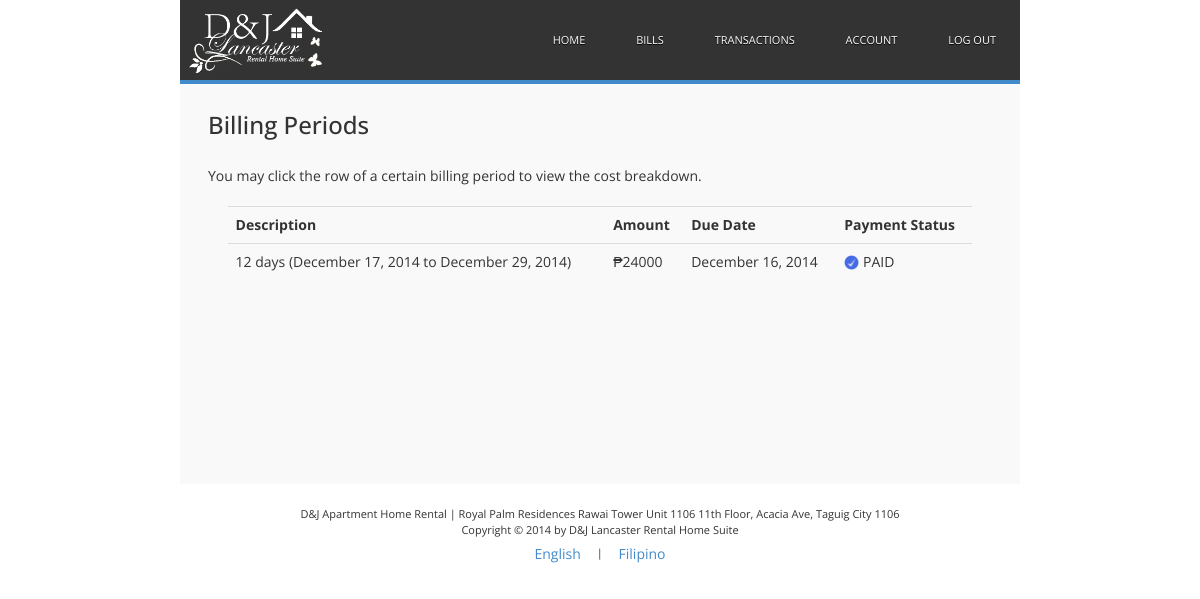
Page /tenant/dashboard/bills (signed in) on the committed database.
### tables this page shows
CREATE TABLE `tbl_tenant` (
  `id` int(11) NOT NULL AUTO_INCREMENT,
  `user_id` int(11) DEFAULT NULL,
  `fname` varchar(256) NOT NULL,
  `lname` varchar(256) NOT NULL,
  `email` varchar(256) NOT NULL,
  `phone` varchar(256) NOT NULL,
  `start_date` date NOT NULL,
  `end_date` date NOT NULL,
  `rent_type` enum('occupied','reserved') NOT NULL,
  `rent_term` enum('short','long') NOT NULL,
  `rent_fee` float NOT NULL,
  `token` varchar(256) NOT NULL,
  `is_verified` tinyint(1) NOT NULL DEFAULT '0',
  `is_expired` tinyint(1) NOT NULL DEFAULT '0',
  `is_registered` tinyint(1) NOT NULL DEFAULT '0',
  `is_active` tinyint(1) NOT NULL DEFAULT '0',
  `is_reserved` tinyint(1) NOT NULL DEFAULT '0',
  PRIMARY KEY (`id`)
);

CREATE TABLE `tbl_bills` (
  `id` int(11) NOT NULL AUTO_INCREMENT,
  `tenant_id` int(11) NOT NULL,
  `transaction_id` int(11) DEFAULT NULL,
  `amount` float NOT NULL,
  `description` varchar(512) NOT NULL,
  `payment_status` enum('paid','unpaid','cancelled') NOT NULL DEFAULT 'unpaid',
  `billing_type` enum('rent','housekeeping','verification') NOT NULL,
  `due_date` date DEFAULT NULL,
  PRIMARY KEY (`id`)
);

### tenant/classes/Login.php (called while the page is built, shortened)
<?php
class Login
{
    private $db_connection = null;
    private $user_is_logged_in = false;
    private $user_is_verified = false;
    public function __construct()
    {
        if ($_GET["action"] == "logout") {
            $this->doLogout();
        } elseif ( isset($_SESSION['tenant_email']) && ($_SESSION['tenant_logged_in'] == 1) ) {
            $this->loginWithSessionData();
        } elseif (isset($_POST["login"])) {
            $this->loginWithPostData($_POST['user_email'], $_POST['user_password']);
        }
    }
    private function databaseConnection()
    {
        if ($this->db_connection != null) {
            return true;
        } else {
            try {
                $this->db_connection = new PDO('mysql:host='. DB_HOST .';dbname='. DB_NAME . ';charset=utf8', DB_USER, DB_PASS);
                return true;
            } catch (PDOException $e) {
                $this->errors[] = MESSAGE_DATABASE_ERROR . $e->getMessage();
            }
        }
        return false;
    }
    private function loginWithSessionData()
    {
        $this->user_id = $_SESSION['tenant_user_id'];
		$this->user_is_verified = $_SESSION['tenant_verified'];
        $this->user_is_logged_in = true;
        if ($this->databaseConnection()) {
            $query_verified = $this->db_connection->prepare("SELECT is_verified FROM tbl_tenant t WHERE user_id = :user_id");
            $query_verified->bindValue(':user_id', $this->user_id, PDO::PARAM_INT);
            $query_verified->execute();
            $result_row = $query_verified->fetchObject();
            $this->user_is_verified = $result_row->is_verified;
        } else {
            $this->doLogout();
        }
    }
    public function isUserLoggedIn()
    {
        return $this->user_is_logged_in;
    }
    public function isUserVerified()
    {
        return $this->user_is_verified;
    }
}
?>

### tenant/classes/Billing.php (called while the page is built, shortened)
<?php
class Billing
{
    private $db_connection = null;
    private $user_id = null;
    public function __construct()
    {
        if ($_SESSION['tenant_user_id']) {
            $this->user_id = $_SESSION['tenant_user_id'];
        }
    }
    private function databaseConnection()
    {
        if ($this->db_connection != null) {
            return true;
        } else {
            try {
                $this->db_connection = new PDO('mysql:host='. DB_HOST .';dbname='. DB_NAME . ';charset=utf8', DB_USER, DB_PASS);
                return true;
            } catch (PDOException $e) {
                $this->errors[] = MESSAGE_DATABASE_ERROR . $e->getMessage();
            }
        }
        return false;
    }
    public function getBillingPeriods()
    {
        if ($this->databaseConnection()) {
            $query_tenant = $this->db_connection->prepare("SELECT id FROM tbl_tenant WHERE user_id = :user_id");
            $query_tenant->bindValue(':user_id', $this->user_id, PDO::PARAM_INT);
            $query_tenant->execute();
            $result_row = $query_tenant->fetchObject();
            if (isset($result_row->id)) {
                $tenant_id = $result_row->id;
                $query_transactions = $this->db_connection->prepare("SELECT * FROM tbl_bills WHERE tenant_id = :tenant_id AND payment_status NOT LIKE 'cancelled' ORDER BY id ASC");
                $query_transactions->bindValue(':tenant_id', $tenant_id, PDO::PARAM_INT);
                $query_transactions->execute();
                $result_row = $query_transactions->fetchAll();
            }
        }
        return $result_row;
    }
}
?>

### tenant/views/bills.php (the view, shortened to what this page needs)
    <link rel="stylesheet" href=<?php echo LNK_ROOT . "/tenant/css/billing-style.css";?> />
    <link rel="stylesheet" href=<?php echo LNK_ROOT . "/tenant/css/menu-style.css";?> />
    <link rel="stylesheet" href=<?php echo LNK_SLIDEBAR_CSS; ?> />
    <?php
        include("includes/payBills.php");
        require_once("classes/Billing.php");
        $billing = new Billing();
        $data = $billing->getBillingPeriods();
        $count = count($data);
        $billing_table = "<table id='billing-table' class='table table-hover'>";
        $billing_table_headers = "<tr><th>Description</th><th>Amount</th><th>Due Date</th><th>Payment Status</th></tr>";
        $billing_table .= $billing_table_headers;
        $billing_form = "<form role='form' method='POST'>";
        $billing_table .= $billing_form;
        for ($i = 0; $i < $count; $i++) {
            $billing_id = $data[$i]['id'];
            $billing_description = $data[$i]['description'];
            $billing_amount = $data[$i]['amount'];
            $billing_status = strtoupper($data[$i]['payment_status']);
            $billing_due = date("F d, Y", strtotime($data[$i]['due_date']));
            if (!strcasecmp($billing_status, "Paid")) {
                $row = "<tr class='billing-row' data-id='$billing_id'>
                            <td>$billing_description</td>
                            <td>&#8369;$billing_amount</td>
                            <td>$billing_due</td>
                            <td><img src=" . LNK_ROOT . "/tenant/images/check-icon.gif width='15' height='15' style='margin-top: -3px' /> <span>$billing_status</span></td>
                        </tr>";
            }
            $billing_table .= $row;
            if (!strcasecmp($billing_status, "Paid")) {
                $row = "<div class='billing-row-mobile billing-row' data-id='$billing_id'>
                            <p><strong>Description:</strong> $billing_description</p>
                            <p><strong>Amount:</strong> &#8369;$billing_amount</p>
                            <p><strong>Due Date:</strong> $billing_due</p>
                            <p><strong>Payment Status:</strong> <img src=" . LNK_ROOT . "/tenant/images/check-icon.gif width='15' height='15' style='margin-top: -3px' /> <span>$billing_status</span></p>
                        </div>";
            }
        }
        $billing_table .= "</form></table>";
    ?>
</head>
<body>
    <div class="container">
		<div id="sb-site">
			<div class="header header-logged">
				<a id="icon" href=<?php echo LNK_ROOT . "/tenant/dashboard";?> ><span><img class="icon icon-logged" src=<?php echo LNK_ROOT . "/tenant/images/dnj_logo_tenant.png";?> /></span></a>
				<?php include "views/nav.php"; ?>
			</div>
			<div class="content content-logged">
				<div class="main-content">
					<div id="page-title-div">
						<h3>
							<?php echo WORD_BILLING_TITLE;?>
						</h3>
					</div>
					<p><?php echo WORD_BILLING_CONTENT;?></p>
					<br />
					<div id="billing-div">
						<?php
							echo $billing_table;
						?>
					</div>
				</div>
			</div>
			<div class="footer footer-logged">
				<div class="text-center">
					D&amp;J Apartment Home Rental | Royal Palm Residences Rawai Tower Unit 1106 11th Floor, Acacia Ave, Taguig City 1106
				</div>
				<div class="text-center">
					Copyright &copy; 2014 by D&amp;J Lancaster Rental Home Suite
				</div>
				<div class="text-center">
					<form method="POST">
						<button href="#" class="btn btn-link btn-lang-toggle" name="lang" value="en">English</button> | <button href="#" class="btn btn-link btn-lang-toggle" name="lang" value="tl">Filipino</button>
					</form>
				</div>
			</div>
		</div>
    </div>

### tenant/index.php (shortened to what this page needs)
<?php
    require_once("libraries/PHPMailer.php");
    require_once("classes/Login.php");
?>
<!DOCTYPE html PUBLIC "-//W3C//DTD XHTML 1.0 Transitional//EN" "http://www.w3.org/TR/xhtml1/DTD/xhtml1-transitional.dtd">
<html xmlns="http://www.w3.org/1999/xhtml">
<head>
    <link type="text/css" rel="stylesheet" href=<?php echo LNK_BOOTSTRAP_CSS; ?> />
    <link type="text/css" rel="stylesheet" href=<?php echo LNK_JQUERY_UI_CSS; ?> />
    <link type="text/css" rel="stylesheet" href=<?php echo LNK_SCROLLBAR_CSS; ?> />
    <link type="text/css" rel="stylesheet" href=<?php echo LNK_ROOT . "/tenant/css/main.css"; ?> />
<?php
    $login = new Login();;
    if ($login->isUserLoggedIn() == 1) {
        if ($login->isUserVerified() == 1) {
            if (isset($_GET['action'])) {
                $action = $_GET['action'];
                if ($action == "home") {
                    include("views/home.php");
                } elseif ($action == "account") {
                    include("views/account.php");
                } elseif ($action == "transactions") {
                    include("views/transactions.php");
                } elseif ($action == "bills") {
                    include("views/bills.php");
                }
            } else {
                header('Location: ' . LNK_ROOT . '/tenant/dashboard/home');
                exit();
            }
        } else {
            include("views/initial-payment.php");
        }
    } else {
        include("views/login.php");
    }
?>
</body>
</html>

### tenant/views/nav.php
<div id="menu">
    <ul>
        <li><a href=<?php echo LNK_ROOT . "/tenant/dashboard/home";?> ><span>Home</span></a></li>
        <li><a href=<?php echo LNK_ROOT . "/tenant/dashboard/bills";?> ><span>Bills</span></a></li>
        <li><a href=<?php echo LNK_ROOT . "/tenant/dashboard/transactions";?> ><span>Transactions</span></a></li>
        <li><a href=<?php echo LNK_ROOT . "/tenant/dashboard/account";?> ><span>Account</span></a></li>
        <li class="last"><a href=<?php echo LNK_ROOT . "/tenant/dashboard/logout";?> ><span>Log Out</span></a></li>
    </ul>
</div>

### tenant/css/main.css (style rules this page uses)
html body { font-family: "Open Sans", sans-serif; padding:0; margin:0; }
h1, h2, h3, h4, h5, h6, p { padding: 0; margin: 0; }
.container { width: 70%; margin: 0 auto; padding: 0; }
.header { width: 100%; }
.header-logged { margin: 0; padding: 0; background: #333333; border-bottom: 4px solid #428BCA; }
.content { font-size: 14px; min-height: 400px; }
.content-logged { background: #F9F9F9; }
.main-content { width: 100%; padding: 2em; }
.footer { font-family: "Open Sans", sans-serif; font-size: 11px; width: 100%; }
.footer-logged { padding: 2em 0; }
a#icon { float: left; height: 80px; }
.icon-logged { width: auto; height: 80px; }

### tenant/css/billing-style.css (style rules this page uses)
#page-title-div { margin-bottom: 2em; }
#billing-div { width: 95%; margin: 0 auto; }
.billing-row { cursor: pointer; }

### tenant/css/menu-style.css (style rules this page uses)
#menu { height: 80px; font-family: "Open Sans", "Helvetica Neue", Helvetica, Arial, Sans-Serif; font-size: 11px; line-height: 20px; text-transform: uppercase; text-align: right; }
#menu > ul { width: auto; list-style-type: none; padding: 0; margin: 0; background: #333333; }
#menu > ul li { display: inline-block; *display: inline; zoom: 1; }
#menu > ul li a { height: 80px; display: block; padding: 30px 24px 30px 24px; text-decoration: none; color: #FFF; text-shadow: 0px 1px 0px #000; }

### rows in the picture
tbl_tenant: id.description "12 days (December 17, 2014 to December 29, 2014)", id.amount "24000", id.due_date "December 16, 2014", id.payment_status "PAID"

### other values in the picture
WORD_BILLING_TITLE "Billing Periods"
WORD_BILLING_CONTENT "You may click the row of a certain billing period to view the cost breakdown."
